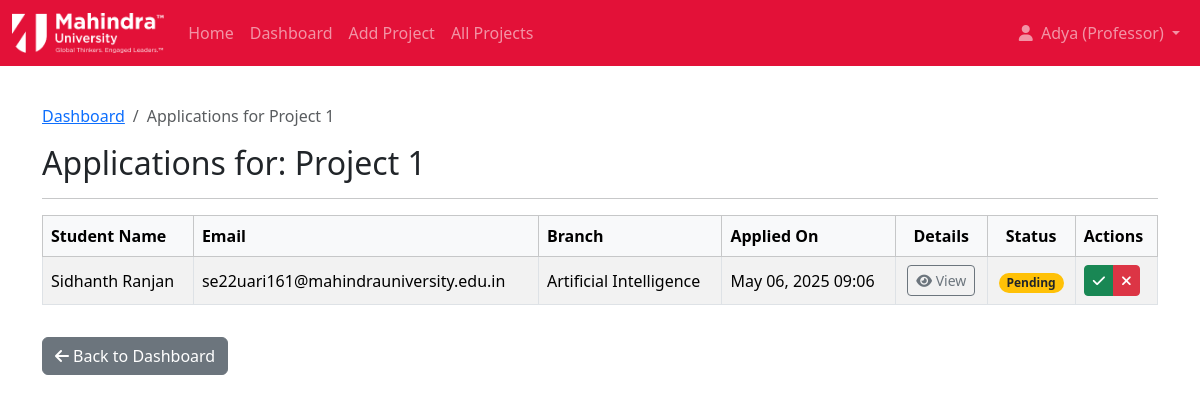
The app's page /professor/applications/project/1/ (signed in) with its own data.
### portal/models.py (models this page shows, shortened)
class User(AbstractBaseUser, PermissionsMixin):
    email = models.EmailField(unique=True)
    name = models.CharField(max_length=150)
    usertype = models.CharField(max_length=10, choices=[('student', 'Student'), ('professor', 'Professor')])
    is_staff = models.BooleanField(default=False) # Required for Django admin
    is_active = models.BooleanField(default=True) # Required for Django auth
    date_joined = models.DateTimeField(default=timezone.now)
    USERNAME_FIELD = 'email' # Use email for login
    REQUIRED_FIELDS = ['name'] # Required fields when creating user via createsuperuser
    objects = CustomUserManager() # Assign the custom manager

class Project(models.Model):
    title = models.CharField(max_length=200)
    description = models.TextField()
    professorid = models.ForeignKey(User, on_delete=models.CASCADE, related_name='projects_led', limit_choices_to={'usertype': 'professor'}, db_column='professorid')
    professorname = models.CharField(max_length=150)
    status_choices = [
        ('Open', 'Open'),
        ('Closed', 'Closed'),
        ('InProgress', 'In Progress'),
    ]
    status = models.CharField(max_length=10, choices=status_choices, default='Open')
    category_choices = [
        ('Research', 'Research'),
        ('Development', 'Software Development'),
        ('Design', 'Design'),
        ('DataAnalysis', 'Data Analysis'),
        ('Other', 'Other'),
    ]
    category = models.CharField(max_length=20, choices=category_choices, default='Other')
    branch_choices = [
        ('CS', 'Computer Science'),
        ('ECE', 'Electronics & Comm.'),
        ('ME', 'Mechanical Eng.'),
        ('CE', 'Civil Eng.'),
        ('EE', 'Electrical Eng.'),
        ('CH', 'Chemical Eng.'),
        ('AE', 'Aerospace Eng.'),
        ('BT', 'Biotechnology'),
        ('Multi', 'Multidisciplinary'),
    ]
    branch = models.CharField(max_length=5, choices=branch_choices, default='Multi')
    created_at = models.DateTimeField(auto_now_add=True)
    updated_at = models.DateTimeField(auto_now=True)

class Application(models.Model):
    resume = models.FileField(upload_to='resumes/', null=True, blank=True)
    studentid = models.ForeignKey(User, on_delete=models.CASCADE, limit_choices_to={'usertype': 'student'}, db_column='studentid')
    projectid = models.ForeignKey(Project, on_delete=models.CASCADE, db_column='projectid', related_name='applications')
    statementofinterest = models.TextField()
    status = models.CharField(max_length=20, choices=[('pending', 'Pending'), ('accepted', 'Accepted'), ('rejected', 'Rejected')], default='pending')
    applicationdate = models.DateTimeField(auto_now_add=True)
    class Meta:
        constraints = [
            UniqueConstraint(fields=['studentid', 'projectid'], name='unique_student_project_application')
        ]

class Profile(models.Model):
    user = models.OneToOneField(User, on_delete=models.CASCADE, related_name='profile')
    academicdetails = models.TextField(blank=True, null=True, verbose_name="Academic Details (Students)")
    facultyinformation = models.TextField(blank=True, null=True, verbose_name="Faculty Information (Professors)")
    branch = models.CharField(max_length=50, blank=True, null=True, verbose_name="Branch (Students)") # Student specific

### portal/views.py (the view)
# urls.py: path('professor/applications/project/<int:project_id>/', views.view_project_applications_view, name='view_project_applications'),
@professor_required
def view_project_applications_view(request, project_id):
    project = get_object_or_404(Project, pk=project_id, professorid=request.user) # Ensure ownership
    applications = Application.objects.filter(projectid=project)\
                                    .select_related('studentid', 'studentid__profile')\
                                    .order_by('applicationdate')
    context = {
        'project': project,
        'applications': applications,
    }
    return render(request, 'portal/view_applications.html', context)

### templates/portal/view_applications.html (shortened to what this page needs)
{% extends 'base.html' %}
{% block content %}
<nav aria-label="breadcrumb">
    <ol class="breadcrumb">
    <li class="breadcrumb-item"><a href="{% url 'professor_dashboard' %}">Dashboard</a></li>
    <li class="breadcrumb-item active" aria-current="page">Applications for {{ project.title|truncatechars:50 }}</li>
    </ol>
</nav>
<h2>Applications for: {{ project.title }}</h2>
<hr>
{% if applications %}
<div class="table-responsive">
    <table class="table table-striped table-hover table-bordered">
        <thead class="table-light">
            <tr>
                <th>Student Name</th>
                <th>Email</th>
                <th>Branch</th>
                <th>Applied On</th>
                <th class="text-center">Details</th>
                <th class="text-center">Status</th>
                <th>Actions</th>
            </tr>
        </thead>
        <tbody>
            {% for app in applications %}
            <tr>
                <td>{{ app.studentid.name }}</td>
                <td>{{ app.studentid.email }}</td>
                <td>{{ app.studentid.profile.branch|default:"N/A" }}</td>
                <td>{{ app.applicationdate|date:"M d, Y H:i" }}</td>
                <td class="text-center">
                    <button type="button" class="btn btn-sm btn-outline-secondary" data-bs-toggle="modal" data-bs-target="#statementModal{{ app.id }}" title="View Statement and Details">
                        <i class="fas fa-eye"></i> View
                    </button>
                </td>
                <td class="text-center">
                    <span class="badge rounded-pill
                        {% if app.status == 'Approved' %}bg-success
                        {% elif app.status == 'Denied' %}bg-danger
                        {% else %}bg-warning text-dark{% endif %}">
                        {{ app.status }}
                    </span>
                </td>
                <td>
                     <div class="btn-group btn-group-sm" role="group">
                        {% if app.status == 'Pending' or app.status == 'Denied' %}
                            <a href="{% url 'update_application_status' app.id 'Approved' %}" class="btn btn-success" title="Approve"><i class="fas fa-check"></i></a>
                        {% endif %}
                         {% if app.status == 'Pending' or app.status == 'Approved' %}
                            <a href="{% url 'update_application_status' app.id 'Denied' %}" class="btn btn-danger" title="Deny"><i class="fas fa-times"></i></a>
                         {% endif %}
                    </div>
                </td>
            </tr>
            {% endfor %}
        </tbody>
    </table>
</div>
{% else %}
    <div class="alert alert-info text-center">
        <i class="fas fa-inbox me-2"></i>No applications received for this project yet.
    </div>
{% endif %}
<a href="{% url 'professor_dashboard' %}" class="btn btn-secondary mt-3"><i class="fas fa-arrow-left me-1"></i>Back to Dashboard</a>
{% endblock %}

### templates/partials/_navbar.html (shortened to what this page needs)
{% load static %}
<nav class="navbar navbar-expand-lg navbar-dark fixed-top" style="background-color: #e31138 !important;">
    <div class="container-fluid">
        <a class="navbar-brand" href="{% url 'home' %}">
            <img src="{% static 'img/mahindra_logo.png' %}" alt="Mahindra University" style="height: 40px;">
        </a>
        <div class="collapse navbar-collapse" id="navbarNav">
            <ul class="navbar-nav me-auto mb-2 mb-lg-0">
                <li class="nav-item">
                    <a class="nav-link {% if request.resolver_match.url_name == 'home' %}active{% endif %}" href="{% url 'home' %}">Home</a>
                </li>
                {% if user.is_authenticated %}
                    {% if user.usertype == 'student' %}
                        <li class="nav-item">
                            <a class="nav-link {% if request.resolver_match.url_name == 'student_dashboard' %}active{% endif %}" href="{% url 'student_dashboard' %}">Dashboard</a>
                        </li>
                        <li class="nav-item">
                            <a class="nav-link {% if request.resolver_match.url_name == 'project_list' %}active{% endif %}" href="{% url 'project_list' %}">Browse Projects</a>
                        </li>
                            <li class="nav-item">
                            <a class="nav-link {% if request.resolver_match.url_name == 'application_history' %}active{% endif %}" href="{% url 'application_history' %}">My Applications</a>
                        </li>
                    {% elif user.usertype == 'professor' %}
                        <li class="nav-item">
                            <a class="nav-link {% if request.resolver_match.url_name == 'professor_dashboard' %}active{% endif %}" href="{% url 'professor_dashboard' %}">Dashboard</a>
                        </li>
                        <li class="nav-item">
                            <a class="nav-link {% if request.resolver_match.url_name == 'add_project' %}active{% endif %}" href="{% url 'add_project' %}">Add Project</a>
                        </li>
                         <li class="nav-item">
                            <a class="nav-link {% if request.resolver_match.url_name == 'project_list' %}active{% endif %}" href="{% url 'project_list' %}">All Projects</a>
                        </li>
                    {% endif %}
                {% else %}
                    <li class="nav-item">
                        <a class="nav-link {% if request.resolver_match.url_name == 'project_list' %}active{% endif %}" href="{% url 'project_list' %}">View Projects</a>
                    </li>
                {% endif %}
            </ul>
            <ul class="navbar-nav ms-auto mb-2 mb-lg-0">
                    {% if user.is_authenticated %}
                    <li class="nav-item dropdown">
                        <a class="nav-link dropdown-toggle" href="#" role="button" data-bs-toggle="dropdown" aria-expanded="false">
                        <i class="fas fa-user me-1"></i> {{ user.name|truncatechars:20 }} ({{ user.usertype|title }})
                        </a>
                    </li>
                {% endif %}
            </ul>
        </div>
    </div>
</nav>

### static/css/style.css (style rules this page uses)
body { display: flex; flex-direction: column; min-height: 100vh; }
.table th { vertical-align: middle; }
.table td { vertical-align: middle; }
html, body { margin: 0 !important; padding: 0 !important; }
.navbar { margin-top: 0 !important; background-color: #e31138 !important; }

### records on screen
User: name "Adya", usertype "Professor"
Project: title "Project 1"
Application: studentid.name "Sidhanth Ranjan", studentid.email "se22uari161@mahindrauniversity.edu.in", studentid.profile.branch "Artificial Intelligence", applicationdate "May 06, 2025 09:06", status "Pending"
